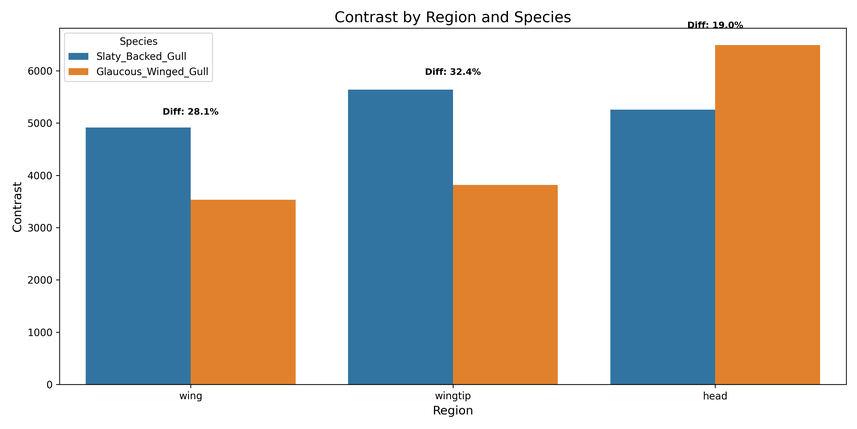
#> input picture Final Report - Copy/images/appendix/Original/contrast_comparison.png, 857 x 429 px, shrunk from 3600 x 1800 before the run
$ python -i entireimagenorm.py   (imports and definitions only)
#> lines starting #> are read from the running program, lines starting #| are printed output that depends on the picture
import numpy as np
import matplotlib.pyplot as plt
from matplotlib.gridspec import GridSpec
import cv2
from skimage import exposure
import os
from glob import glob


def load_image(image_path):
    """Load an image and convert to RGB format."""
    img = cv2.imread(image_path)
#> img is the input picture: shape (429, 857, 3); mean B, G, R 185.9, 192.9, 197.1
    if img is None:
        raise ValueError(f"Could not load image from {image_path}")
    return cv2.cvtColor(img, cv2.COLOR_BGR2RGB)


def normalize_min_max(image):
    """Min-max normalization: scales values to [0, 1]."""
    norm_img = np.zeros_like(image, dtype=np.float32)
    for i in range(3):  # Process each channel
        channel = image[:, :, i].astype(np.float32)
        min_val = np.min(channel)
        max_val = np.max(channel)
        if max_val > min_val:
            norm_img[:, :, i] = (channel - min_val) / (max_val - min_val)
#> this loop made 3 passes
#> pass 1, in normalize_min_max, `channel = image[:, :, i].astype(np.float32)`:
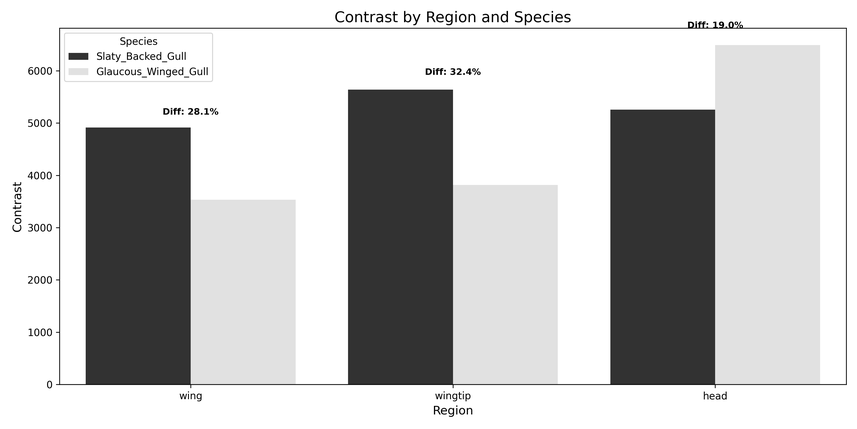
#> channel: shape (429, 857) float32; min 0, max 255, mean 197.1
#> pass 3, in normalize_min_max, `channel = image[:, :, i].astype(np.float32)`:
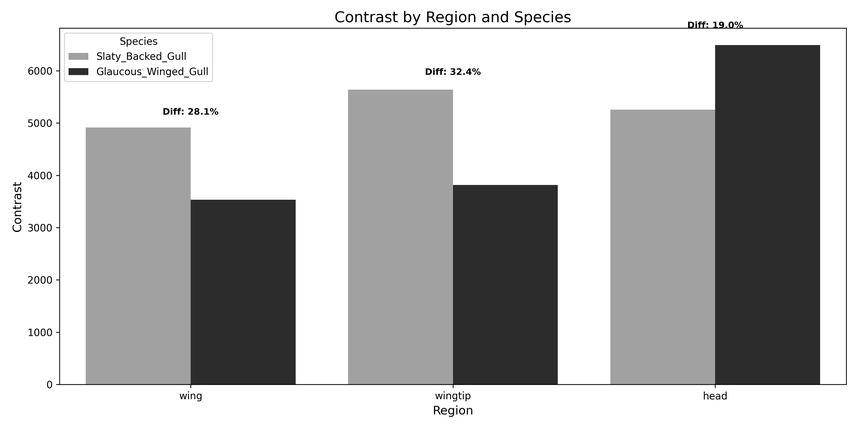
#> channel: shape (429, 857) float32; min 0, max 255, mean 185.9
    return norm_img


def normalize_z_score(image):
    """Z-score normalization: (x - mean) / std."""
    norm_img = np.zeros_like(image, dtype=np.float32)
    for i in range(3):  # Process each channel
        channel = image[:, :, i].astype(np.float32)
        mean = np.mean(channel)
        std = np.std(channel)
        if std > 0:
            norm_img[:, :, i] = (channel - mean) / std
#> this loop made 3 passes
#> (mean, std) on passes 1 to 3: (197.1, 85.24), (192.9, 67.11), (185.9, 83.85)
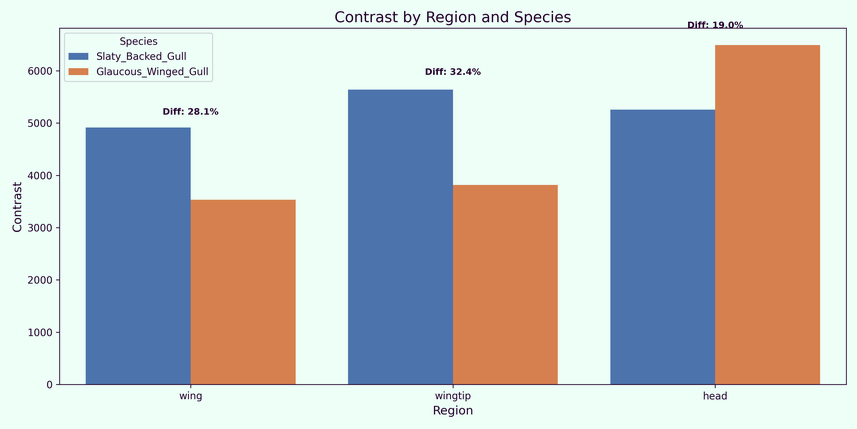
#> norm_img: shape (429, 857, 3) float32; mean R, G, B 0.000145, 5.17e-05, 0.000372; drawn with min black and max white
    # Rescale to [0, 1] for display
    return (norm_img - np.min(norm_img)) / (np.max(norm_img) - np.min(norm_img))


def normalize_histogram_equalization(image):
    """Apply histogram equalization to each channel."""
    norm_img = np.zeros_like(image)
    for i in range(3):
        norm_img[:, :, i] = cv2.equalizeHist(image[:, :, i])
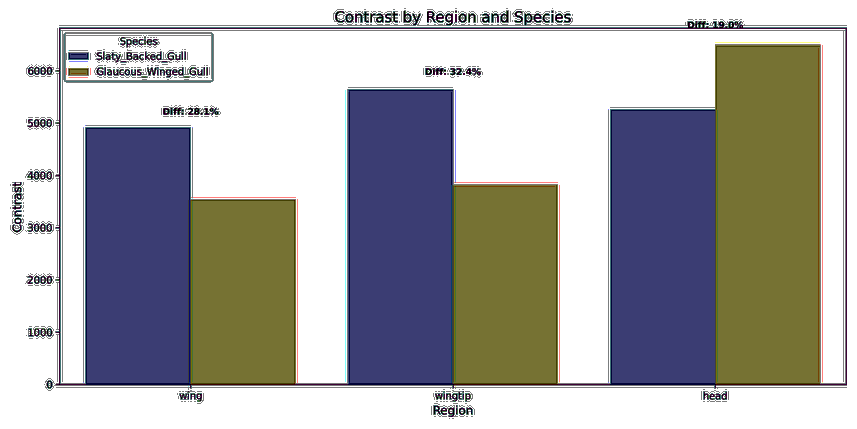
#> norm_img: shape (429, 857, 3); mean R, G, B 171, 170.5, 170.5
    return norm_img / 255.0
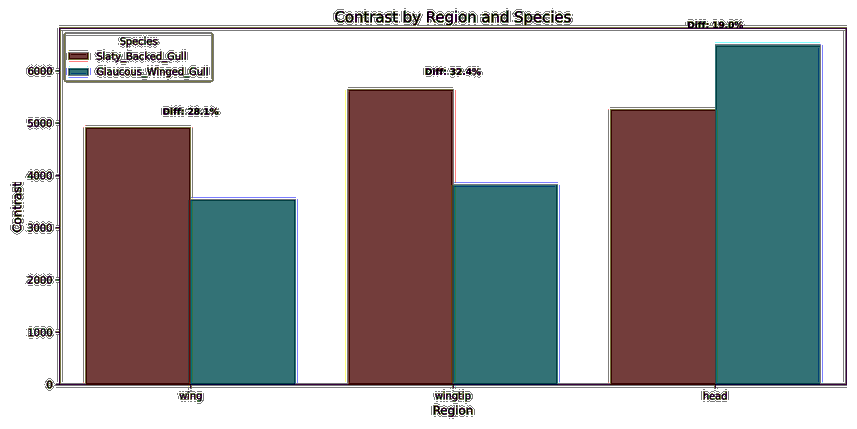
#> returned value: shape (429, 857, 3) float64; mean of channels 0, 1, 2 0.671, 0.669, 0.669; drawn as B, G, R


def normalize_clahe(image):
    """Apply CLAHE (Contrast Limited Adaptive Histogram Equalization)."""
    norm_img = np.zeros_like(image)
    clahe = cv2.createCLAHE(clipLimit=2.0, tileGridSize=(8, 8))
    for i in range(3):
        norm_img[:, :, i] = clahe.apply(image[:, :, i])
    return norm_img / 255.0
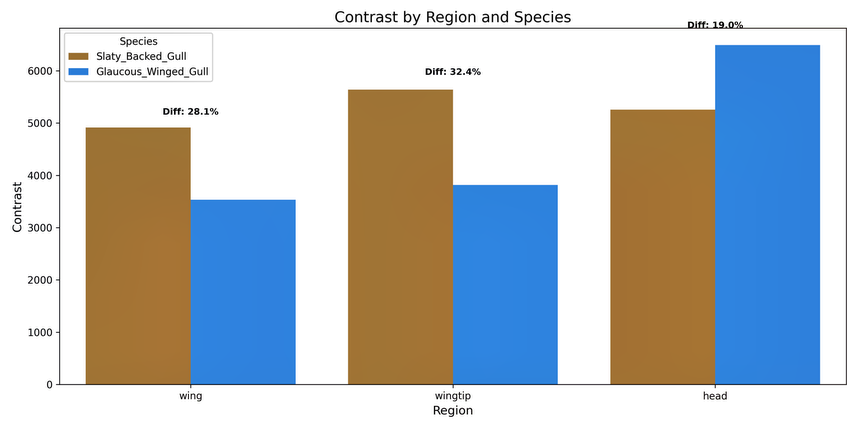
#> returned value: shape (429, 857, 3) float64; mean of channels 0, 1, 2 0.772, 0.756, 0.731; drawn as B, G, R


def normalize_adaptive_equalization(image):
    """Apply adaptive equalization from skimage."""
    img_float = image.astype(np.float32) / 255.0
    img_eq = exposure.equalize_adapthist(img_float, clip_limit=0.03)
    return img_eq


def compare_normalizations(image_path, output_dir=None):
    """Compare different normalization techniques on a single image."""
    # Load the image
    original_img = load_image(image_path)

    # Apply different normalization techniques
    min_max_norm = normalize_min_max(original_img)
    z_score_norm = normalize_z_score(original_img)
    hist_eq_norm = normalize_histogram_equalization(original_img)
    clahe_norm = normalize_clahe(original_img)
    adaptive_eq_norm = normalize_adaptive_equalization(original_img)

    # Create a figure with a grid layout for all normalizations
    fig = plt.figure(figsize=(15, 10))
    gs = GridSpec(2, 3, figure=fig)

    # Display all images with proper titles
    ax1 = fig.add_subplot(gs[0, 0])
    ax1.imshow(original_img / 255.0)
    ax1.set_title('Original')
    ax1.axis('off')

    ax2 = fig.add_subplot(gs[0, 1])
    ax2.imshow(min_max_norm)
    ax2.set_title('Min-Max Normalization')
    ax2.axis('off')

    ax3 = fig.add_subplot(gs[0, 2])
    ax3.imshow(z_score_norm)
    ax3.set_title('Z-Score Normalization')
    ax3.axis('off')

    ax4 = fig.add_subplot(gs[1, 0])
    ax4.imshow(hist_eq_norm)
    ax4.set_title('Histogram Equalization')
    ax4.axis('off')

    ax5 = fig.add_subplot(gs[1, 1])
    ax5.imshow(clahe_norm)
    ax5.set_title('CLAHE')
    ax5.axis('off')

    ax6 = fig.add_subplot(gs[1, 2])
    ax6.imshow(adaptive_eq_norm)
    ax6.set_title('Adaptive Equalization')
    ax6.axis('off')

    image_name = os.path.basename(image_path)
    plt.suptitle(f'Normalization Comparison - {image_name}', fontsize=16)
    plt.tight_layout()

    # Save the figure if output directory is provided
    if output_dir:
        os.makedirs(output_dir, exist_ok=True)
        output_path = os.path.join(output_dir, f"norm_comparison_{image_name}.png")
        plt.savefig(output_path, dpi=300, bbox_inches='tight')
        print(f"Saved comparison to {output_path}")

    plt.show()
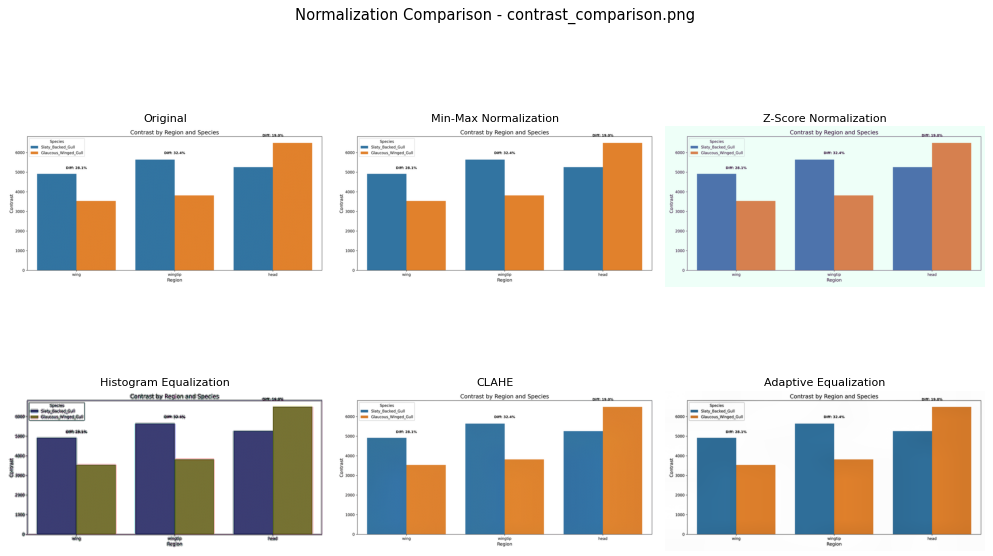
#> figure drawn by matplotlib, 6 panels
    plt.close()


def process_directory(input_dir, output_dir=None):
    """Process all images in a directory."""
    # Find all image files in the directory
    extensions = ['*.jpg', '*.jpeg', '*.png', '*.bmp']
    image_files = []
    for ext in extensions:
        image_files.extend(glob(os.path.join(input_dir, ext)))

    print(f"Found {len(image_files)} image files in {input_dir}")

    # Process each image
    for img_path in image_files:
        try:
            print(f"Processing {img_path}...")
            compare_normalizations(img_path, output_dir)
        except Exception as e:
            print(f"Error processing {img_path}: {e}")


# [70 lines not run here, left out]

>>> result = compare_normalizations('../Final Report - Copy/images/appendix/Original/contrast_comparison.png')

$ run again, on Final Report - Copy/images/appendix/Original/mean_intensity_comparison.png
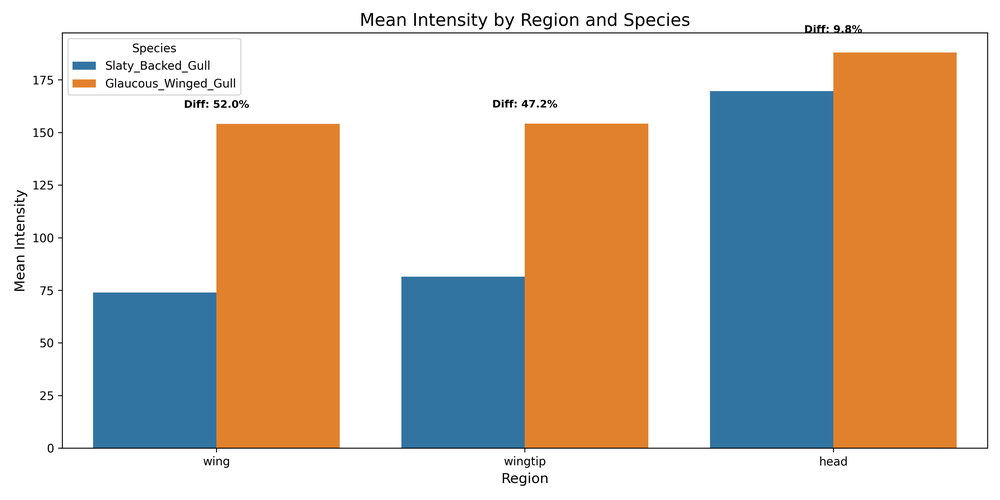
#> input picture Final Report - Copy/images/appendix/Original/mean_intensity_comparison.png, 1000 x 500 px, shrunk from 3600 x 1800 before the run
#> in load_image, img is the input picture: shape (500, 1000, 3); mean B, G, R 181.3, 195.6, 209.3
#> the loop in normalize_min_max, `for i in range(3):` made 3 passes
#> pass 1, in normalize_min_max, `channel = image[:, :, i].astype(np.float32)`:
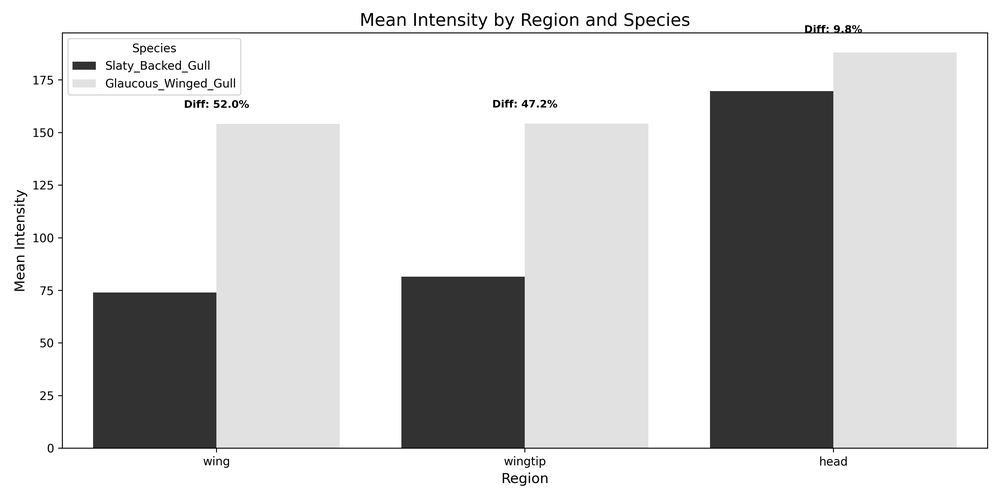
#> channel: shape (500, 1000) float32; min 0, max 255, mean 209.3
#> the loop in normalize_z_score, `for i in range(3):` made 3 passes
#> (mean, std) on passes 1 to 3: (209.3, 76.13), (195.6, 66.32), (181.3, 89.98)
#> in normalize_clahe, `return norm_img / 255.0`:
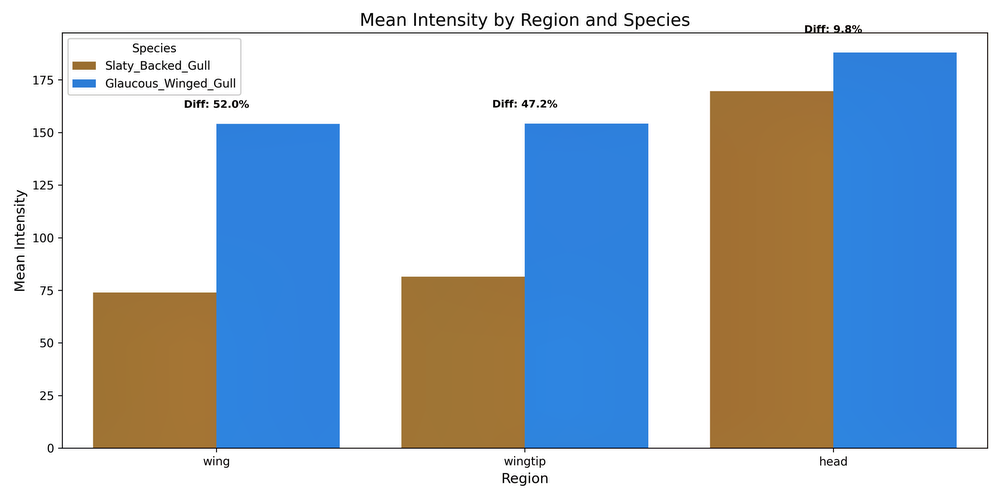
#> returned value: shape (500, 1000, 3) float64; mean of channels 0, 1, 2 0.819, 0.767, 0.713; drawn as B, G, R

$ run again, on Final Report - Copy/images/appendix/Original/wing_lbp_histogram.png
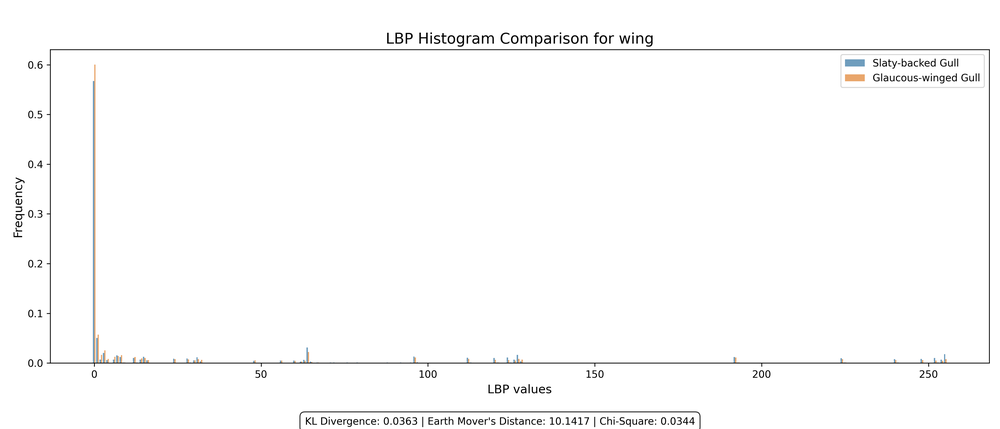
#> input picture Final Report - Copy/images/appendix/Original/wing_lbp_histogram.png, 1000 x 429 px, shrunk from 4200 x 1800 before the run
#> in load_image, img is the input picture: shape (429, 1000, 3); mean B, G, R 251.3, 251.3, 251.3
#> the loop in normalize_z_score, `for i in range(3):` made 3 passes
#> std on passes 1 to 3: 22.9, 22.75, 22.98
#> after the loop in normalize_histogram_equalization, `for i in range(3):`:
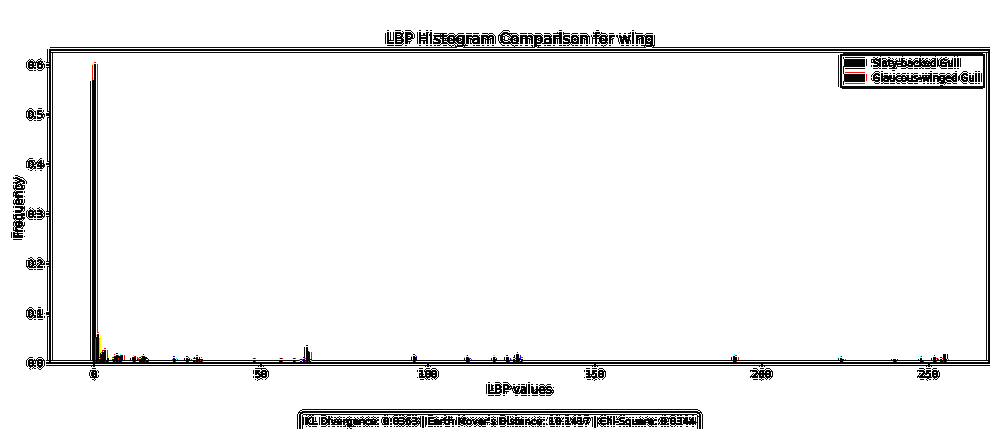
#> norm_img: shape (429, 1000, 3); mean R, G, B 241.2, 240.9, 240.9
